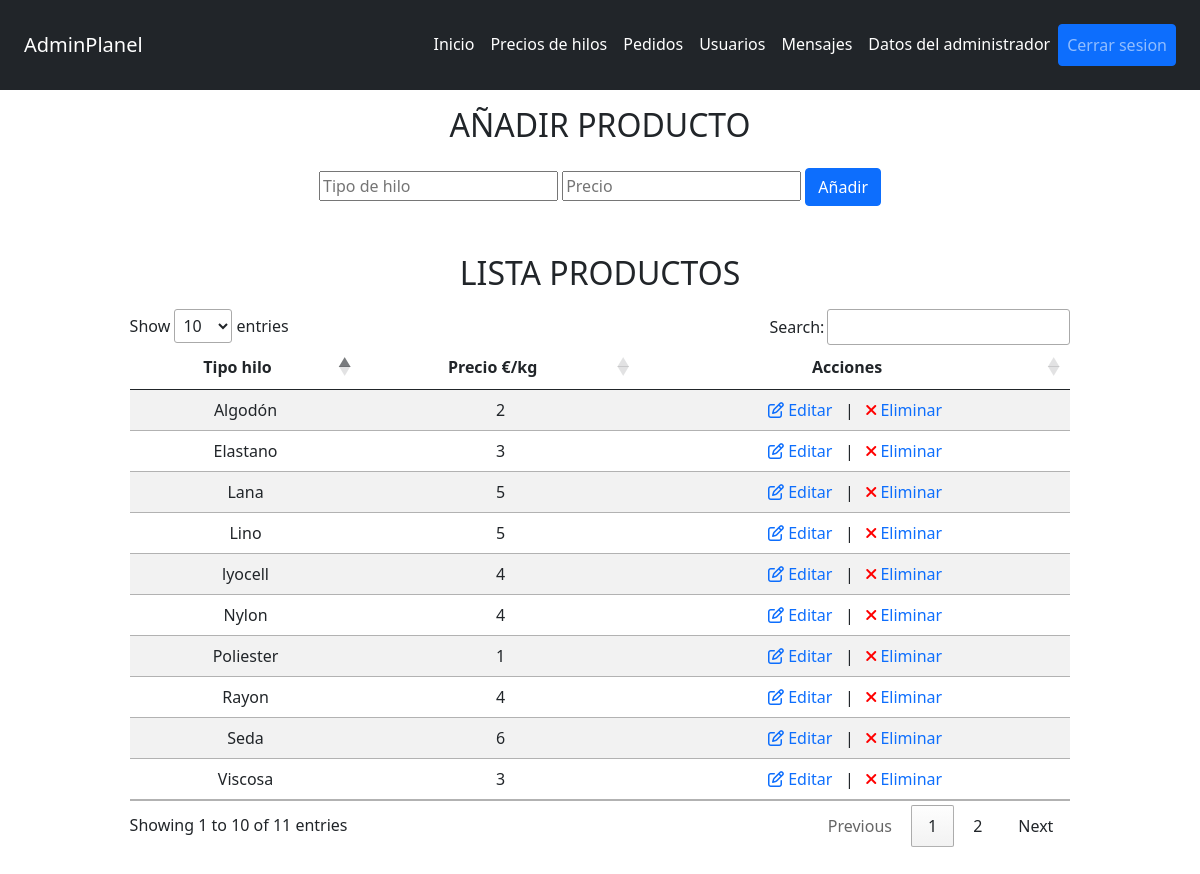
The app's page /views/admin/admin_products.php (signed in) with its own data.
### tables this page shows
CREATE TABLE IF NOT EXISTS `products` (
  `id` int(100) NOT NULL AUTO_INCREMENT,
  `name` varchar(100) NOT NULL,
  `price` int(100) NOT NULL,
  PRIMARY KEY (`id`)
);

### views/admin/partials/products_table.php (the view)
<div class="wrap-tbProductos text-center mt-5 mb-5">
    <h2 class="m-3">LISTA PRODUCTOS</h2>
    <table id="tbProductos" class="table table-striped">
        <thead>
            <tr>
                <th class="text-center">Tipo hilo</th>
                <th class="text-center">Precio €/kg</th>
                <th class="text-center">Acciones</th>
            </tr>
        </thead>
        <tbody>
            <?php
                $select_products = mysqli_query($conn, "SELECT * FROM `products`") or die('query failed');
                if(mysqli_num_rows($select_products) > 0){
                    while($fetch_products = mysqli_fetch_assoc($select_products)){
                        echo "<tr>".
                                "<td class='text-center'>". $fetch_products['name'] ."</td>".
                                "<td class='text-center'>". $fetch_products['price'] ."</td>".
                                "<td class='text-center tb-actions'>".
                                    "<a href='javascript:;' data-id='". $fetch_products['id'] ."' data-hilo-name='". $fetch_products['name'] ."' data-precio='" . $fetch_products['price'] . "' data-bs-toggle='modal' data-bs-target='#productModal'>".
                                        "<i data-id='". $fetch_products['id'] ."' data-hilo-name='". $fetch_products['name'] ."' data-precio='" . $fetch_products['price'] . "' class='fa-regular fa-pen-to-square'></i> Editar".
                                    "</a>".
                                    " &nbsp; | &nbsp; <a href='admin_products.php?delete=". $fetch_products['id'] ."' class='delete-btn' onclick='return confirm('Borrar este producto?');'><i class='fas fa-times'></i> Eliminar</a></td>".
                              "</tr>";
                    }
                }else{
                    echo '<tr><td colspan=3>No añadido!</td></tr>';
                }
            ?>
        </tbody>
    </table>
</div>

### css/admin_style.css (style rules this page uses)
.wrap-tbProductos { margin: auto; width: 80% !important; }
.fas.fa-times { color: red !important; }
.tb-actions a { text-decoration: none; }

### records on screen
products: name "Poliester", price "1"
products: name "Seda", price "6"
products: name "Nylon", price "4"
products: name "Algodón", price "2"
products: name "Lana", price "5"
products: name "Elastano", price "3"
products: name "Viscosa", price "3"
products: name "Rayon", price "4"
products: name "lyocell", price "4"
products: name "Lino", price "5"
